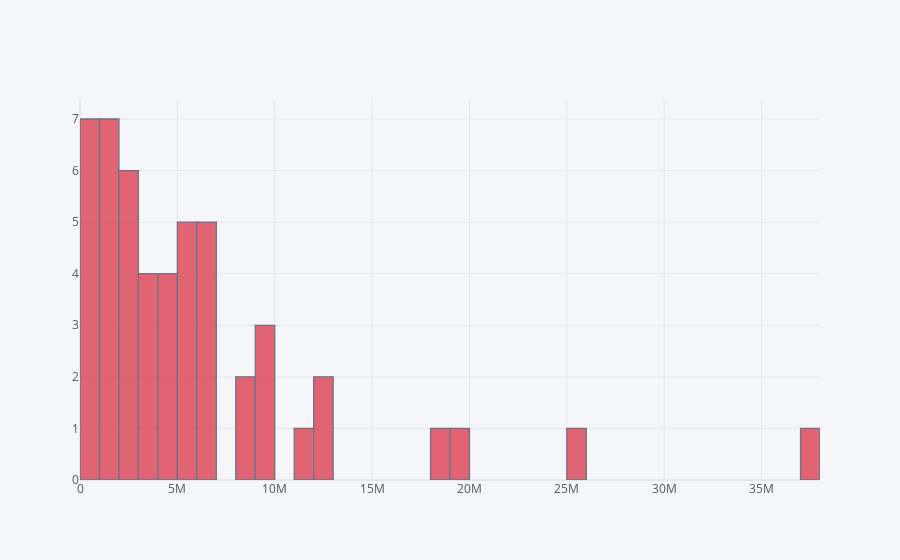

Source (notebook cell):
### Code cell
state['Population'].iplot(kind = 'hist',bins = 40,color = 'red')

### Figure 1 — Plotly figure (JSON) as saved in the notebook; plotly's stock layout.template omitted (floating-point values rounded to 4 significant figures)
{"data": [{"histfunc": "count", "histnorm": "", "marker": {"color": "rgba(219, 64, 82, 1.0)", "line": {"color": "#4D5663", "width": 1.3}}, "name": "Population", "nbinsx": 40, "opacity": 0.8, "orientation": "v", "type": "histogram", "x": [4779736, 710231, 6392017, 2915918, 37253956, 5029196, 3574097, 897934, 18801310, 9687653, 1360301, 1567582, 12830632, 6483802, 3046355, 2853118, 4339367, 4533372, 1328361, 5773552, 6547629, 9883640, 5303925, 2967297, 5988927, 989415, 1826341, 2700551, 1316470, 8791894, 2059179, 19378102, 9535483, 672591, 11536504, 3751351, 3831074, 12702379, 1052567, 4625364, 814180, 6346105, 25145561, 2763885, 625741, 8001024, 6724540, 1852994, 5686986, 563626]}], "layout": {"barmode": "overlay", "legend": {"bgcolor": "#F5F6F9", "font": {"color": "#4D5663"}}, "paper_bgcolor": "#F5F6F9", "plot_bgcolor": "#F5F6F9", "title": {"font": {"color": "#4D5663"}}, "xaxis": {"gridcolor": "#E1E5ED", "showgrid": true, "tickfont": {"color": "#4D5663"}, "title": {"font": {"color": "#4D5663"}, "text": ""}, "zerolinecolor": "#E1E5ED"}, "yaxis": {"gridcolor": "#E1E5ED", "showgrid": true, "tickfont": {"color": "#4D5663"}, "title": {"font": {"color": "#4D5663"}, "text": ""}, "zerolinecolor": "#E1E5ED"}}}
